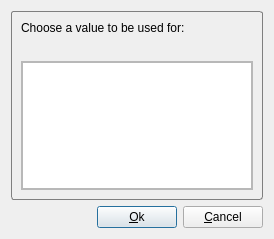
<?xml version="1.0" encoding="UTF-8"?>
<ui version="4.0">
 <class>ChoicesDialog</class>
 <widget class="QDialog" name="ChoicesDialog">
  <property name="geometry">
   <rect>
    <x>0</x>
    <y>0</y>
    <width>274</width>
    <height>239</height>
   </rect>
  </property>
  <property name="windowTitle">
   <string>Choices</string>
  </property>
  <property name="modal">
   <bool>true</bool>
  </property>
  <layout class="QVBoxLayout" name="verticalLayout_3">
   <item>
    <widget class="QGroupBox" name="groupChoices">
     <property name="sizePolicy">
      <sizepolicy hsizetype="Preferred" vsizetype="Preferred">
       <horstretch>0</horstretch>
       <verstretch>0</verstretch>
      </sizepolicy>
     </property>
     <property name="autoFillBackground">
      <bool>false</bool>
     </property>
     <property name="styleSheet">
      <string notr="true">QGroupBox {
	border: 1px solid #7F7F7F;
	border-radius: 3px;
	margin-top: 1ex; 
 }

QGroupBox::title {
	subcontrol-origin: margin;
	subcontrol-position: top left; 
	padding: 0 2px;
 }</string>
     </property>
     <property name="title">
      <string/>
     </property>
     <property name="flat">
      <bool>false</bool>
     </property>
     <property name="checkable">
      <bool>false</bool>
     </property>
     <layout class="QVBoxLayout" name="verticalLayout_2">
      <property name="leftMargin">
       <number>9</number>
      </property>
      <item>
       <widget class="QLabel" name="label">
        <property name="text">
         <string>Choose a value to be used for:</string>
        </property>
       </widget>
      </item>
      <item>
       <widget class="QLabel" name="labelName">
        <property name="text">
         <string/>
        </property>
       </widget>
      </item>
      <item>
       <widget class="QScrollArea" name="scrollArea">
        <property name="sizePolicy">
         <sizepolicy hsizetype="Preferred" vsizetype="Preferred">
          <horstretch>0</horstretch>
          <verstretch>0</verstretch>
         </sizepolicy>
        </property>
        <property name="widgetResizable">
         <bool>true</bool>
        </property>
        <widget class="QWidget" name="scrollAreaWidgetContents">
         <property name="geometry">
          <rect>
           <x>0</x>
           <y>0</y>
           <width>232</width>
           <height>120</height>
          </rect>
         </property>
         <property name="sizePolicy">
          <sizepolicy hsizetype="Preferred" vsizetype="Preferred">
           <horstretch>0</horstretch>
           <verstretch>0</verstretch>
          </sizepolicy>
         </property>
         <layout class="QVBoxLayout" name="verticalLayout">
          <property name="margin">
           <number>0</number>
          </property>
          <item>
           <widget class="QListWidget" name="listWidget">
            <property name="sizePolicy">
             <sizepolicy hsizetype="Preferred" vsizetype="Preferred">
              <horstretch>0</horstretch>
              <verstretch>0</verstretch>
             </sizepolicy>
            </property>
            <property name="alternatingRowColors">
             <bool>true</bool>
            </property>
           </widget>
          </item>
         </layout>
        </widget>
       </widget>
      </item>
     </layout>
    </widget>
   </item>
   <item>
    <layout class="QHBoxLayout" name="horizontalLayout">
     <item>
      <spacer name="horizontalSpacer">
       <property name="orientation">
        <enum>Qt::Horizontal</enum>
       </property>
       <property name="sizeHint" stdset="0">
        <size>
         <width>228</width>
         <height>20</height>
        </size>
       </property>
      </spacer>
     </item>
     <item>
      <widget class="QPushButton" name="pushOk">
       <property name="text">
        <string>&amp;Ok</string>
       </property>
      </widget>
     </item>
     <item>
      <widget class="QPushButton" name="pushCancel">
       <property name="text">
        <string>&amp;Cancel</string>
       </property>
      </widget>
     </item>
    </layout>
   </item>
  </layout>
  <zorder>groupChoices</zorder>
  <zorder></zorder>
 </widget>
 <resources/>
 <connections>
  <connection>
   <sender>pushCancel</sender>
   <signal>clicked()</signal>
   <receiver>ChoicesDialog</receiver>
   <slot>close()</slot>
   <hints>
    <hint type="sourcelabel">
     <x>243</x>
     <y>220</y>
    </hint>
    <hint type="destinationlabel">
     <x>145</x>
     <y>121</y>
    </hint>
   </hints>
  </connection>
  <connection>
   <sender>pushOk</sender>
   <signal>clicked()</signal>
   <receiver>ChoicesDialog</receiver>
   <slot>accept()</slot>
   <hints>
    <hint type="sourcelabel">
     <x>158</x>
     <y>220</y>
    </hint>
    <hint type="destinationlabel">
     <x>145</x>
     <y>121</y>
    </hint>
   </hints>
  </connection>
 </connections>
</ui>
